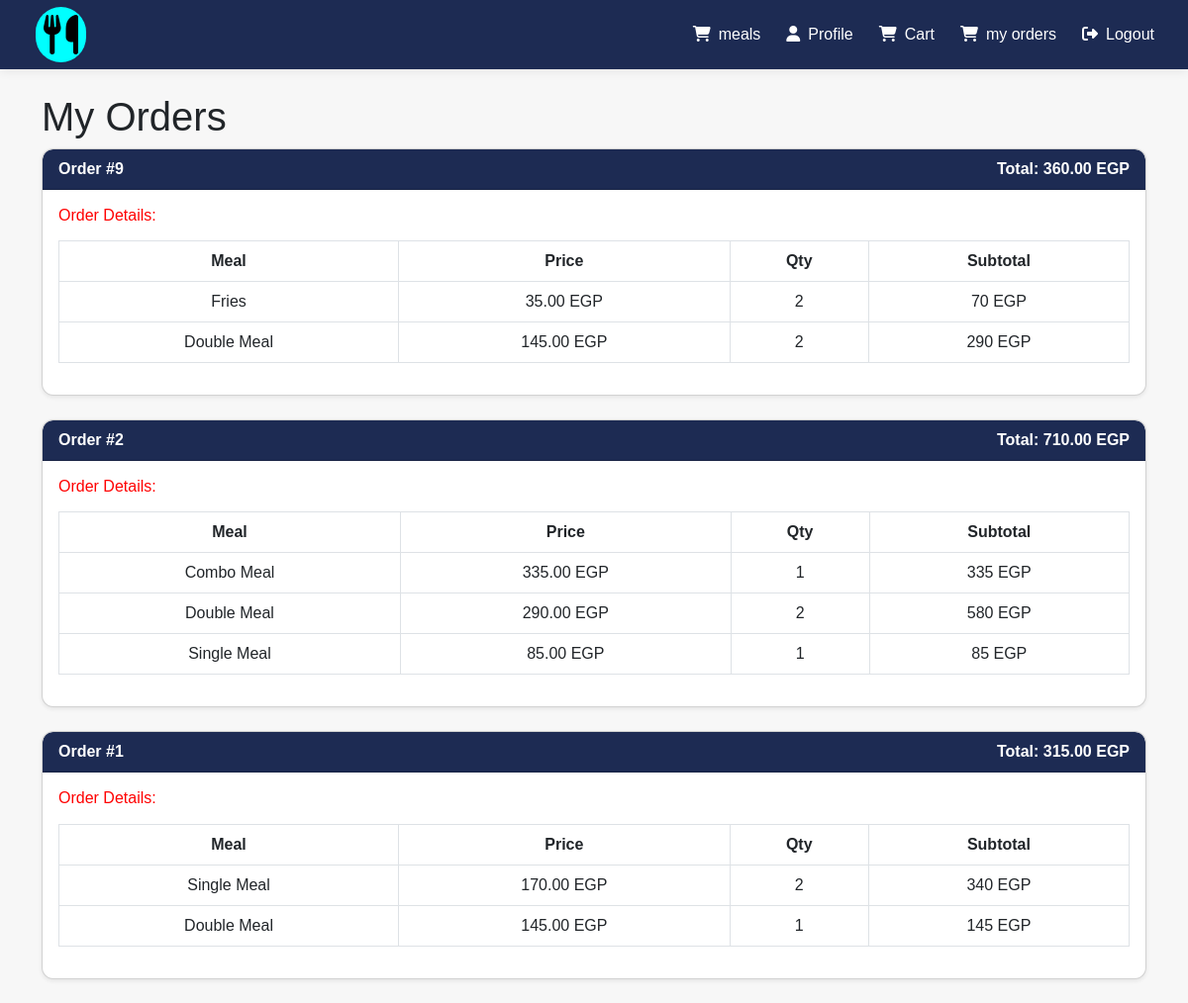
The app's page /food/admin/cart/myorders.php (signed in) with its own data.
### tables this page shows
CREATE TABLE `orders` (
  `id` int(11) NOT NULL,
  `user_id` int(11) DEFAULT NULL,
  `total_price` decimal(10,2) DEFAULT NULL,
  `request_status` enum('pending','preparing','delivered','cancelled') DEFAULT 'pending',
  `created_at` timestamp NOT NULL DEFAULT current_timestamp()
);

CREATE TABLE `order_items` (
  `id` int(11) NOT NULL,
  `order_id` int(11) NOT NULL,
  `meal_id` int(11) NOT NULL,
  `quantity` int(11) NOT NULL DEFAULT 1,
  `price` decimal(10,2) NOT NULL
);

CREATE TABLE `meals` (
  `id` int(11) NOT NULL,
  `name` varchar(100) NOT NULL,
  `price` decimal(10,2) NOT NULL,
  `image` varchar(255) DEFAULT NULL,
  `rating` decimal(2,1) DEFAULT NULL,
  `is_dropped` tinyint(1) DEFAULT 0,
  `description` text DEFAULT NULL,
  `created_at` timestamp NOT NULL DEFAULT current_timestamp()
);

### food/admin/cart/myorders.php (the view, shortened to what this page needs)
<?php
include('../meals/header.php');
include('../connection/connection.php');
$user_id = $_SESSION['id'] ;
$stmt = $connect->prepare("SELECT * FROM orders WHERE user_id = ? ORDER BY created_at DESC");
$stmt->execute([$user_id]);
$orders = $stmt->fetchAll(PDO::FETCH_ASSOC);
?>
<!DOCTYPE html>
<html lang="en">
<head>
    <link href="https://cdn.jsdelivr.net/npm/bootstrap@5.3.0/dist/css/bootstrap.min.css" rel="stylesheet">
</head>
<body>
<div class="container my-4">
    <h1>My Orders</h1>
    <?php if($orders): ?>
    <?php foreach($orders as $order): ?>
        <div class="card mb-4 shadow-sm">
        <div class="card-header">Order #<?php echo $order['id']; ?>
            <span class="float-end">Total: <?php echo $order['total_price']; ?> EGP</span>
        </div>
        <div class="card-body">
            <h6 style="color:red;">Order Details:</h6>
            <table class="table table-bordered mt-3">
            <thead>
            <tr>
                <th>Meal</th>
                <th>Price</th>
                <th>Qty</th>
                <th>Subtotal</th>
            </tr>
            </thead>
            <tbody>
                <?php $stmt_items = $connect->prepare("
                SELECT oi.*, m.name FROM order_items oi JOIN meals m ON oi.meal_id = m.id WHERE oi.order_id = ?");
                $stmt_items->execute([$order['id']]);
                $items = $stmt_items->fetchAll(PDO::FETCH_ASSOC);
            foreach($items as $item): ?>
                <tr>
                    <td><?php echo $item['name']; ?></td>
                    <td><?php echo $item['price']; ?> EGP</td>
                    <td><?php echo $item['quantity']; ?></td>
                  <td><?php echo $item['price'] * $item['quantity']; ?> EGP</td>
                </tr>
            <?php endforeach; ?>
            </tbody>
        </table>
        </div>
        </div>
    <?php endforeach; ?>
<?php else: ?>
    <div class="alert alert-info text-center">You have no orders yet.</div>
<?php endif; ?>
</div>
</body>
</html>

### food/admin/meals/admin_style.css (style rules this page uses)
:root { --primary: #1976d2; --primary-dark: #1565c0; --secondary: #424242; --light-bg: #f5f7fb; --sidebar-bg: #ffffff; --sidebar-width: 260px; --sidebar-collapsed: 70px; --header-height: 70px; --transition: all 0.3s ease; }
body { font-family: 'Segoe UI', Tahoma, Geneva, Verdana, sans-serif; background-color: var(--light-bg); overflow-x: hidden; }
.card { border: none; border-radius: 10px; box-shadow: 0 5px 15px rgba(0, 0, 0, 0.05); margin-bottom: 20px; }
.card-header { background: white; border-bottom: 1px solid rgba(0, 0, 0, 0.05); padding: 15px 20px; border-radius: 10px 10px 0 0 !important; }
.table { margin-bottom: 0; }
.table th { border-top: none; font-weight: 600; color: var(--secondary); background-color: rgba(0, 0, 0, 0.02); }
.table td { vertical-align: middle; }

### food/admin/cart/myorders.php (style rules this page uses)
body { background-color: #f8f9fa; font-family: Arial, sans-serif; }
.card { border-radius: 12px; overflow: hidden; }
.card-header { background-color: red; color: white; font-weight: bold; }
table { text-align: center; }
th { background-color: #f5f5f5; }
.card-header { background-color:#1D2B53; color: white; font-weight: bold; }

### records on screen
orders: id "9", total_price "360.00"
order_items: meal.name "Fries", price "35.00", quantity "2", $item['price'] * $item['quantity'] "70"
order_items: meal.name "Double Meal", price "145.00", quantity "2", $item['price'] * $item['quantity'] "290"
orders: id "2", total_price "710.00"
order_items: meal.name "Combo Meal", price "335.00", quantity "1", $item['price'] * $item['quantity'] "335"
order_items: meal.name "Double Meal", price "290.00", quantity "2", $item['price'] * $item['quantity'] "580"
order_items: meal.name "Single Meal", price "85.00", quantity "1", $item['price'] * $item['quantity'] "85"
orders: id "1", total_price "315.00"
order_items: meal.name "Single Meal", price "170.00", quantity "2", $item['price'] * $item['quantity'] "340"
order_items: meal.name "Double Meal", price "145.00", quantity "1", $item['price'] * $item['quantity'] "145"
